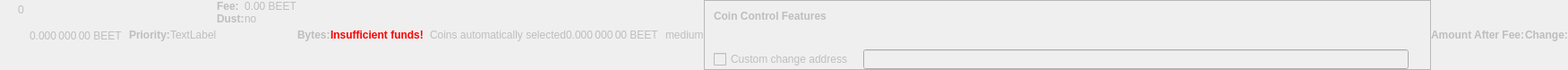
    <widget class="QWidget" name="dummyHideWidget" native="true">
     <property name="enabled">
      <bool>false</bool>
     </property>
     <property name="maximumSize">
      <size>
       <width>100</width>
       <height>22</height>
      </size>
     </property>
     <layout class="QHBoxLayout" name="dummyHideLayout">
      <property name="spacing">
       <number>0</number>
      </property>
      <property name="margin">
       <number>0</number>
      </property>
      <item>
       <layout class="QFormLayout" name="formLayoutCoinControl1">
        <property name="horizontalSpacing">
         <number>10</number>
        </property>
        <property name="verticalSpacing">
         <number>14</number>
        </property>
        <property name="leftMargin">
         <number>10</number>
        </property>
        <property name="topMargin">
         <number>4</number>
        </property>
        <property name="rightMargin">
         <number>6</number>
        </property>
        <item row="0" column="1">
         <widget class="QLabel" name="labelCoinControlBytes">
          <property name="cursor">
           <cursorShape>IBeamCursor</cursorShape>
          </property>
          <property name="contextMenuPolicy">
           <enum>Qt::ActionsContextMenu</enum>
          </property>
          <property name="text">
           <string notr="true">0</string>
          </property>
          <property name="textInteractionFlags">
           <set>Qt::LinksAccessibleByMouse|Qt::TextSelectableByKeyboard|Qt::TextSelectableByMouse</set>
          </property>
         </widget>
        </item>
       </layout>
      </item>
      <item>
       <widget class="QLabel" name="labelCoinControlAfterFee">
        <property name="enabled">
         <bool>false</bool>
        </property>
        <property name="sizePolicy">
         <sizepolicy hsizetype="Fixed" vsizetype="Fixed">
          <horstretch>0</horstretch>
          <verstretch>0</verstretch>
         </sizepolicy>
        </property>
        <property name="minimumSize">
         <size>
          <width>111</width>
          <height>12</height>
         </size>
        </property>
        <property name="maximumSize">
         <size>
          <width>111</width>
          <height>12</height>
         </size>
        </property>
        <property name="cursor">
         <cursorShape>IBeamCursor</cursorShape>
        </property>
        <property name="contextMenuPolicy">
         <enum>Qt::ActionsContextMenu</enum>
        </property>
        <property name="text">
         <string notr="true">0.000 000 00 BEET</string>
        </property>
        <property name="textInteractionFlags">
         <set>Qt::LinksAccessibleByMouse|Qt::TextSelectableByKeyboard|Qt::TextSelectableByMouse</set>
        </property>
       </widget>
      </item>
      <item>
       <widget class="QLabel" name="labelCoinControlPriorityText">
        <property name="enabled">
         <bool>false</bool>
        </property>
        <property name="font">
         <font>
          <weight>75</weight>
          <bold>true</bold>
         </font>
        </property>
        <property name="text">
         <string>Priority:</string>
        </property>
       </widget>
      </item>
      <item>
       <layout class="QHBoxLayout" name="horizontalLayout">
        <item>
         <widget class="QLabel" name="WarningLabel">
          <property name="text">
           <string>TextLabel</string>
          </property>
         </widget>
        </item>
       </layout>
      </item>
      <item>
       <layout class="QFormLayout" name="formLayoutCoinControl3">
        <property name="horizontalSpacing">
         <number>0</number>
        </property>
        <property name="verticalSpacing">
         <number>0</number>
        </property>
        <property name="leftMargin">
         <number>0</number>
        </property>
        <property name="topMargin">
         <number>0</number>
        </property>
        <property name="rightMargin">
         <number>0</number>
        </property>
        <item row="0" column="0">
         <widget class="QLabel" name="labelCoinControlFeeText">
          <property name="enabled">
           <bool>false</bool>
          </property>
          <property name="font">
           <font>
            <weight>75</weight>
            <bold>true</bold>
           </font>
          </property>
          <property name="text">
           <string>Fee:</string>
          </property>
          <property name="margin">
           <number>0</number>
          </property>
         </widget>
        </item>
        <item row="0" column="1">
         <widget class="QLabel" name="labelCoinControlFee">
          <property name="enabled">
           <bool>false</bool>
          </property>
          <property name="cursor">
           <cursorShape>IBeamCursor</cursorShape>
          </property>
          <property name="contextMenuPolicy">
           <enum>Qt::ActionsContextMenu</enum>
          </property>
          <property name="text">
           <string notr="true">0.00 BEET</string>
          </property>
          <property name="textInteractionFlags">
           <set>Qt::LinksAccessibleByMouse|Qt::TextSelectableByKeyboard|Qt::TextSelectableByMouse</set>
          </property>
         </widget>
        </item>
        <item row="1" column="0">
         <widget class="QLabel" name="labelCoinControlLowOutputText">
          <property name="enabled">
           <bool>false</bool>
          </property>
          <property name="font">
           <font>
            <weight>75</weight>
            <bold>true</bold>
           </font>
          </property>
          <property name="text">
           <string>Dust:</string>
          </property>
         </widget>
        </item>
        <item row="1" column="1">
         <widget class="QLabel" name="labelCoinControlLowOutput">
          <property name="enabled">
           <bool>false</bool>
          </property>
          <property name="cursor">
           <cursorShape>IBeamCursor</cursorShape>
          </property>
          <property name="contextMenuPolicy">
           <enum>Qt::ActionsContextMenu</enum>
          </property>
          <property name="text">
           <string>no</string>
          </property>
          <property name="textInteractionFlags">
           <set>Qt::LinksAccessibleByMouse|Qt::TextSelectableByKeyboard|Qt::TextSelectableByMouse</set>
          </property>
         </widget>
        </item>
       </layout>
      </item>
      <item>
       <widget class="QLabel" name="labelCoinControlBytesText">
        <property name="enabled">
         <bool>false</bool>
        </property>
        <property name="font">
         <font>
          <weight>75</weight>
          <bold>true</bold>
         </font>
        </property>
        <property name="text">
         <string>Bytes:</string>
        </property>
       </widget>
      </item>
      <item>
       <layout class="QFormLayout" name="formLayoutCoinControl2">
        <property name="horizontalSpacing">
         <number>0</number>
        </property>
        <property name="verticalSpacing">
         <number>0</number>
        </property>
        <property name="leftMargin">
         <number>0</number>
        </property>
        <property name="topMargin">
         <number>0</number>
        </property>
        <property name="rightMargin">
         <number>0</number>
        </property>
       </layout>
      </item>
      <item>
       <layout class="QHBoxLayout" name="horizontalLayoutCoinControl2">
        <property name="spacing">
         <number>0</number>
        </property>
        <property name="bottomMargin">
         <number>0</number>
        </property>
       </layout>
      </item>
      <item>
       <widget class="QLabel" name="labelCoinControlInsuffFunds">
        <property name="enabled">
         <bool>false</bool>
        </property>
        <property name="minimumSize">
         <size>
          <width>0</width>
          <height>0</height>
         </size>
        </property>
        <property name="font">
         <font>
          <weight>75</weight>
          <bold>true</bold>
         </font>
        </property>
        <property name="styleSheet">
         <string notr="true">color:red;font-weight:bold;</string>
        </property>
        <property name="text">
         <string>Insufficient funds!</string>
        </property>
        <property name="margin">
         <number>5</number>
        </property>
       </widget>
      </item>
      <item>
       <layout class="QFormLayout" name="formLayoutCoinControl4">
        <property name="horizontalSpacing">
         <number>0</number>
        </property>
        <property name="verticalSpacing">
         <number>0</number>
        </property>
        <property name="leftMargin">
         <number>0</number>
        </property>
        <property name="topMargin">
         <number>0</number>
        </property>
        <property name="rightMargin">
         <number>0</number>
        </property>
       </layout>
      </item>
      <item>
       <widget class="QLabel" name="labelCoinControlChangeLabel">
        <property name="enabled">
         <bool>false</bool>
        </property>
        <property name="sizePolicy">
         <sizepolicy hsizetype="Preferred" vsizetype="Expanding">
          <horstretch>0</horstretch>
          <verstretch>0</verstretch>
         </sizepolicy>
        </property>
        <property name="minimumSize">
         <size>
          <width>0</width>
          <height>0</height>
         </size>
        </property>
        <property name="text">
         <string/>
        </property>
        <property name="margin">
         <number>3</number>
        </property>
       </widget>
      </item>
      <item>
       <widget class="QLabel" name="labelCoinControlAutomaticallySelected">
        <property name="enabled">
         <bool>false</bool>
        </property>
        <property name="sizePolicy">
         <sizepolicy hsizetype="Fixed" vsizetype="Fixed">
          <horstretch>0</horstretch>
          <verstretch>0</verstretch>
         </sizepolicy>
        </property>
        <property name="minimumSize">
         <size>
          <width>0</width>
          <height>0</height>
         </size>
        </property>
        <property name="maximumSize">
         <size>
          <width>240</width>
          <height>16777215</height>
         </size>
        </property>
        <property name="text">
         <string>Coins automatically selected</string>
        </property>
        <property name="margin">
         <number>5</number>
        </property>
       </widget>
      </item>
      <item>
       <widget class="QLabel" name="labelCoinControlChange">
        <property name="enabled">
         <bool>false</bool>
        </property>
        <property name="sizePolicy">
         <sizepolicy hsizetype="Fixed" vsizetype="Fixed">
          <horstretch>0</horstretch>
          <verstretch>0</verstretch>
         </sizepolicy>
        </property>
        <property name="minimumSize">
         <size>
          <width>111</width>
          <height>0</height>
         </size>
        </property>
        <property name="maximumSize">
         <size>
          <width>111</width>
          <height>16777215</height>
         </size>
        </property>
        <property name="cursor">
         <cursorShape>IBeamCursor</cursorShape>
        </property>
        <property name="contextMenuPolicy">
         <enum>Qt::ActionsContextMenu</enum>
        </property>
        <property name="text">
         <string notr="true">0.000 000 00 BEET</string>
        </property>
        <property name="textInteractionFlags">
         <set>Qt::LinksAccessibleByMouse|Qt::TextSelectableByKeyboard|Qt::TextSelectableByMouse</set>
        </property>
       </widget>
      </item>
      <item>
       <widget class="QLabel" name="labelCoinControlPriority">
        <property name="enabled">
         <bool>false</bool>
        </property>
        <property name="cursor">
         <cursorShape>IBeamCursor</cursorShape>
        </property>
        <property name="contextMenuPolicy">
         <enum>Qt::ActionsContextMenu</enum>
        </property>
        <property name="text">
         <string>medium</string>
        </property>
        <property name="textInteractionFlags">
         <set>Qt::LinksAccessibleByMouse|Qt::TextSelectableByKeyboard|Qt::TextSelectableByMouse</set>
        </property>
       </widget>
      </item>
      <item>
       <widget class="QFrame" name="frameCoinControl">
        <property name="sizePolicy">
         <sizepolicy hsizetype="Expanding" vsizetype="Expanding">
          <horstretch>0</horstretch>
          <verstretch>0</verstretch>
         </sizepolicy>
        </property>
        <property name="maximumSize">
         <size>
          <width>16777215</width>
          <height>16777215</height>
         </size>
        </property>
        <property name="frameShape">
         <enum>QFrame::StyledPanel</enum>
        </property>
        <property name="frameShadow">
         <enum>QFrame::Sunken</enum>
        </property>
        <layout class="QVBoxLayout" name="verticalLayoutCoinControl2_2">
         <property name="spacing">
          <number>0</number>
         </property>
         <property name="margin">
          <number>0</number>
         </property>
         <item>
          <layout class="QVBoxLayout" name="verticalLayoutCoinControl" stretch="0,0,0,1">
           <property name="spacing">
            <number>0</number>
           </property>
           <property name="leftMargin">
            <number>10</number>
           </property>
           <property name="topMargin">
            <number>10</number>
           </property>
           <item>
            <layout class="QHBoxLayout" name="horizontalLayoutCoinControl1">
             <property name="bottomMargin">
              <number>15</number>
             </property>
             <item>
              <widget class="QLabel" name="labelCoinControlFeatures">
               <property name="enabled">
                <bool>false</bool>
               </property>
               <property name="sizePolicy">
                <sizepolicy hsizetype="Preferred" vsizetype="Maximum">
                 <horstretch>0</horstretch>
                 <verstretch>0</verstretch>
                </sizepolicy>
               </property>
               <property name="font">
                <font>
                 <weight>75</weight>
                 <bold>true</bold>
                </font>
               </property>
               <property name="styleSheet">
                <string notr="true">font-weight:bold;</string>
               </property>
               <property name="text">
                <string>Coin Control Features</string>
               </property>
              </widget>
             </item>
            </layout>
           </item>
           <item>
            <widget class="QWidget" name="widgetCoinControl" native="true">
             <property name="sizePolicy">
              <sizepolicy hsizetype="Preferred" vsizetype="Preferred">
               <horstretch>0</horstretch>
               <verstretch>0</verstretch>
              </sizepolicy>
             </property>
             <property name="minimumSize">
              <size>
               <width>0</width>
               <height>0</height>
              </size>
             </property>
             <property name="styleSheet">
              <string notr="true"/>
             </property>
             <layout class="QHBoxLayout" name="horizontalLayoutCoinControl5_2">
              <property name="margin">
               <number>0</number>
              </property>
              <item>
               <layout class="QHBoxLayout" name="horizontalLayoutCoinControl3">
                <property name="spacing">
                 <number>20</number>
                </property>
                <property name="topMargin">
                 <number>0</number>
                </property>
                <property name="bottomMargin">
                 <number>10</number>
                </property>
               </layout>
              </item>
             </layout>
            </widget>
           </item>
           <item>
            <layout class="QHBoxLayout" name="horizontalLayoutCoinControl4" stretch="0,0,0">
             <property name="spacing">
              <number>12</number>
             </property>
             <property name="sizeConstraint">
              <enum>QLayout::SetDefaultConstraint</enum>
             </property>
             <property name="topMargin">
              <number>5</number>
             </property>
             <property name="rightMargin">
              <number>5</number>
             </property>
             <item>
              <widget class="QCheckBox" name="checkBoxCoinControlChange">
               <property name="enabled">
                <bool>false</bool>
               </property>
               <property name="toolTip">
                <string>If this is activated, but the change address is empty or invalid, change will be sent to a newly generated address.</string>
               </property>
               <property name="text">
                <string>Custom change address</string>
               </property>
              </widget>
             </item>
             <item>
              <widget class="QValidatedLineEdit" name="lineEditCoinControlChange">
               <property name="enabled">
                <bool>false</bool>
               </property>
               <property name="sizePolicy">
                <sizepolicy hsizetype="Expanding" vsizetype="Fixed">
                 <horstretch>0</horstretch>
                 <verstretch>0</verstretch>
                </sizepolicy>
               </property>
              </widget>
             </item>
             <item>
              <widget class="QLabel" name="labelCoinControlChangeLabel_2">
               <property name="sizePolicy">
                <sizepolicy hsizetype="Preferred" vsizetype="Expanding">
                 <horstretch>0</horstretch>
                 <verstretch>0</verstretch>
                </sizepolicy>
               </property>
               <property name="minimumSize">
                <size>
                 <width>0</width>
                 <height>0</height>
                </size>
               </property>
               <property name="text">
                <string/>
               </property>
               <property name="margin">
                <number>3</number>
               </property>
              </widget>
             </item>
            </layout>
           </item>
           <item>
            <spacer name="verticalSpacerCoinControl">
             <property name="orientation">
              <enum>Qt::Vertical</enum>
             </property>
             <property name="sizeHint" stdset="0">
              <size>
               <width>800</width>
               <height>1</height>
              </size>
             </property>
            </spacer>
           </item>
          </layout>
         </item>
        </layout>
       </widget>
      </item>
      <item>
       <widget class="QLabel" name="labelCoinControlAfterFeeText">
        <property name="enabled">
         <bool>false</bool>
        </property>
        <property name="minimumSize">
         <size>
          <width>0</width>
          <height>0</height>
         </size>
        </property>
        <property name="maximumSize">
         <size>
          <width>16777215</width>
          <height>16777215</height>
         </size>
        </property>
        <property name="font">
         <font>
          <weight>75</weight>
          <bold>true</bold>
         </font>
        </property>
        <property name="text">
         <string>Amount After Fee:</string>
        </property>
        <property name="alignment">
         <set>Qt::AlignLeading|Qt::AlignLeft|Qt::AlignVCenter</set>
        </property>
        <property name="margin">
         <number>0</number>
        </property>
       </widget>
      </item>
      <item>
       <widget class="QLabel" name="labelCoinControlChangeText">
        <property name="enabled">
         <bool>false</bool>
        </property>
        <property name="sizePolicy">
         <sizepolicy hsizetype="Preferred" vsizetype="Preferred">
          <horstretch>0</horstretch>
          <verstretch>0</verstretch>
         </sizepolicy>
        </property>
        <property name="minimumSize">
         <size>
          <width>0</width>
          <height>0</height>
         </size>
        </property>
        <property name="maximumSize">
         <size>
          <width>16777215</width>
          <height>16777215</height>
         </size>
        </property>
        <property name="font">
         <font>
          <weight>75</weight>
          <bold>true</bold>
         </font>
        </property>
        <property name="text">
         <string>Change:</string>
        </property>
        <property name="alignment">
         <set>Qt::AlignLeading|Qt::AlignLeft|Qt::AlignVCenter</set>
        </property>
       </widget>
      </item>
     </layout>
    </widget>
